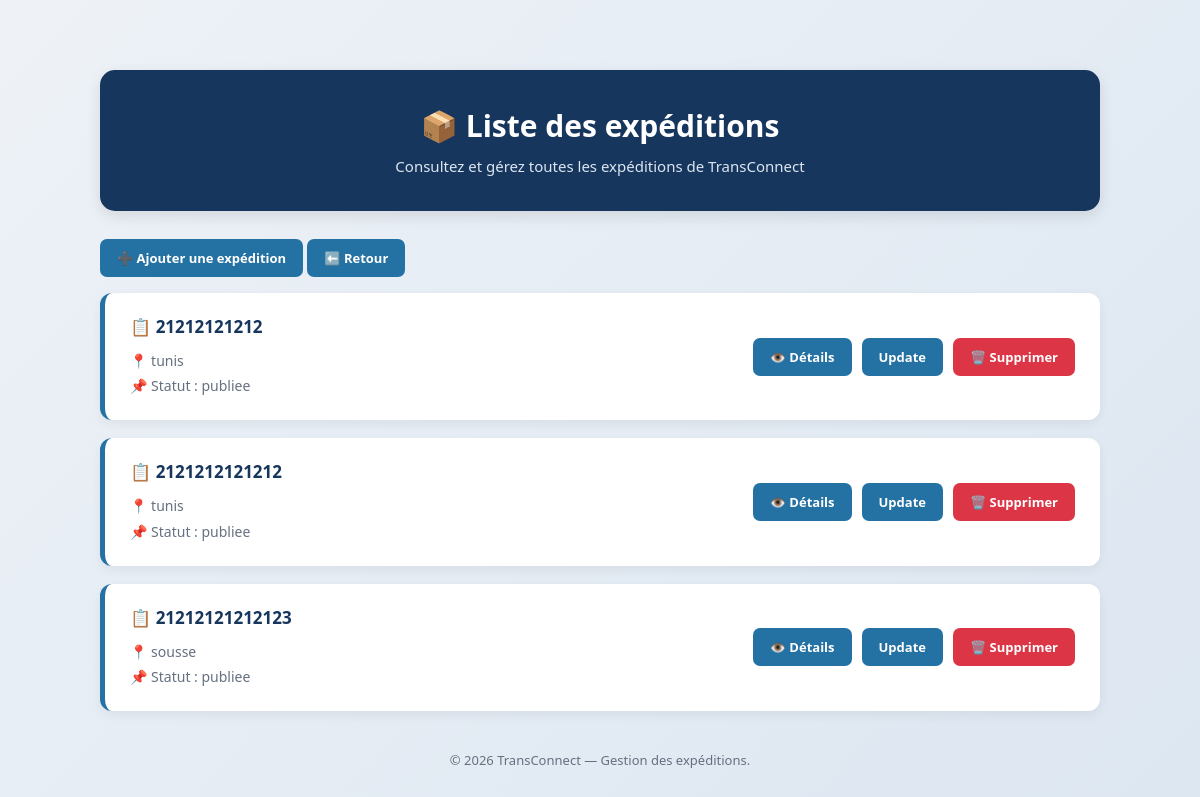
The app's page /expedition/list/, older data.
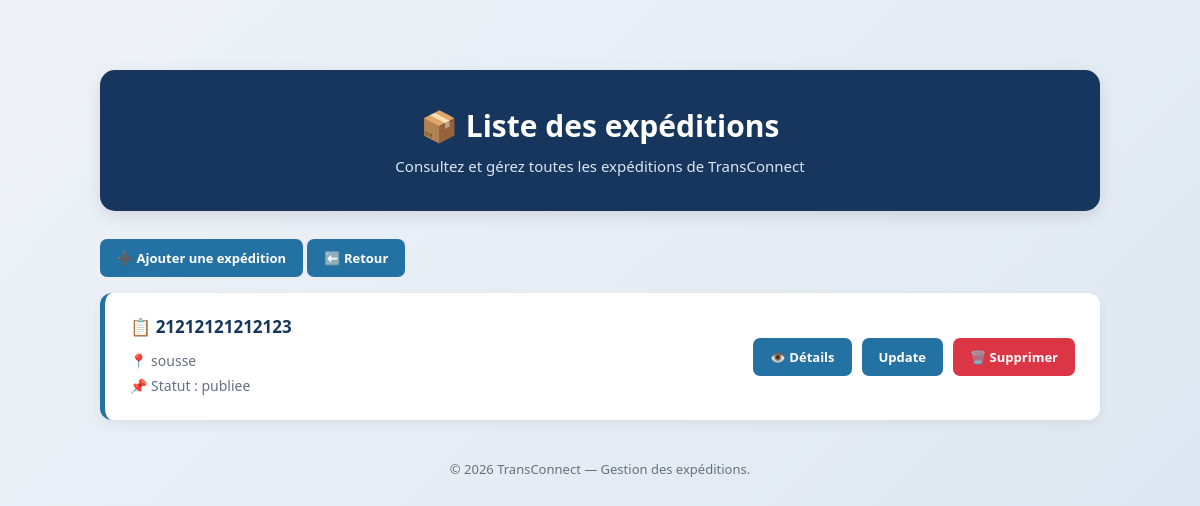
The same page, newer data.
### ExpeditionsApp/models.py (models this page shows, shortened)
class Expedition(models.Model):
    reference = models.CharField(max_length=20,unique=True)# string «unique»
    ville_depart = models.CharField() #string
    ville_arrivee = models.CharField() #string
    poids_kg = models.DecimalField(
    max_digits=10,
    decimal_places=2,
    validators=[MinValueValidator(0.001)]
    ) #decimal
    date_souhaitee=models.DateTimeField(default=timezone.now) #date
    description=models.TextField()# text
    statut=models.CharField(max_length=30,choices=[("publiee","publiee"),
                                                   (" attribuee"," attribuee"),
                                                   ("en_cours","en_cours"),
                                                   ("livree","livree"),
                                                   ("annulee","annulee") ],
                                                    default= "publiee")# choice
    created_at=models.DateTimeField(auto_now_add=True)# datetime
    updated_at=models.DateTimeField(auto_now=True)# datetime
    entreprise=models.ForeignKey(Entreprise,
                                   on_delete=models.CASCADE,
                                   related_name="expedition")

### ExpeditionsApp/views.py (the view)
# urls.py: path('list/',list_exp,name="list"),
def list_exp(request):
    list=Expedition.objects.all()
    return render(request,'Expedition/list.html',{"list":list})

### templates/Expedition/list.html (shortened to what this page needs)
<!doctype html>
<html lang="fr">
<head>
</head>
<body>
<div class="container">
    <header>
        <h1>📦 Liste des expéditions</h1>
        <p>Consultez et gérez toutes les expéditions de TransConnect</p>
    </header>
    <p style="margin-bottom:25px">
        <a class="details" href="{% url 'expedition:create_class' %}">➕ Ajouter une expédition</a>
        <a class="details" href="{% url 'expedition:home' %}">⬅️ Retour</a>
    </p>
    <ul class="expedition-list">
        {% for off in list %}
            <li>
                <div>
                    <span class="reference">
                        📋 {{ off.reference }}
                    </span>
                    <p class="info">
                        📍 {{ off.ville_depart }}
                        <br>
                        📌 Statut : {{ off.statut }}
                    </p>
                </div>
                <div class="actions">
                    <a class="details" href="{% url 'expedition:details' off.pk %}">
                        👁️ Détails
                    </a>
                    <a class="details" href="{% url 'expedition:update_class' off.pk %}">
                        Update
                    </a>
                    <a class="delete" href="{% url 'expedition:delete' off.pk %}">
                        🗑️ Supprimer
                    </a>
                </div>
            </li>
        {% empty %}
            <li class="empty">
                Aucune expédition trouvée.
            </li>
        {% endfor %}
    </ul>
    <footer>
        &copy; 2026 TransConnect — Gestion des expéditions.
    </footer>
</div>
</body>
</html>

Row changes from the older to the newer data that the page shows:
removed Expedition: reference "21212121212", ville_depart "tunis", statut "publiee"
removed Expedition: reference "2121212121212", ville_depart "tunis", statut "publiee"
